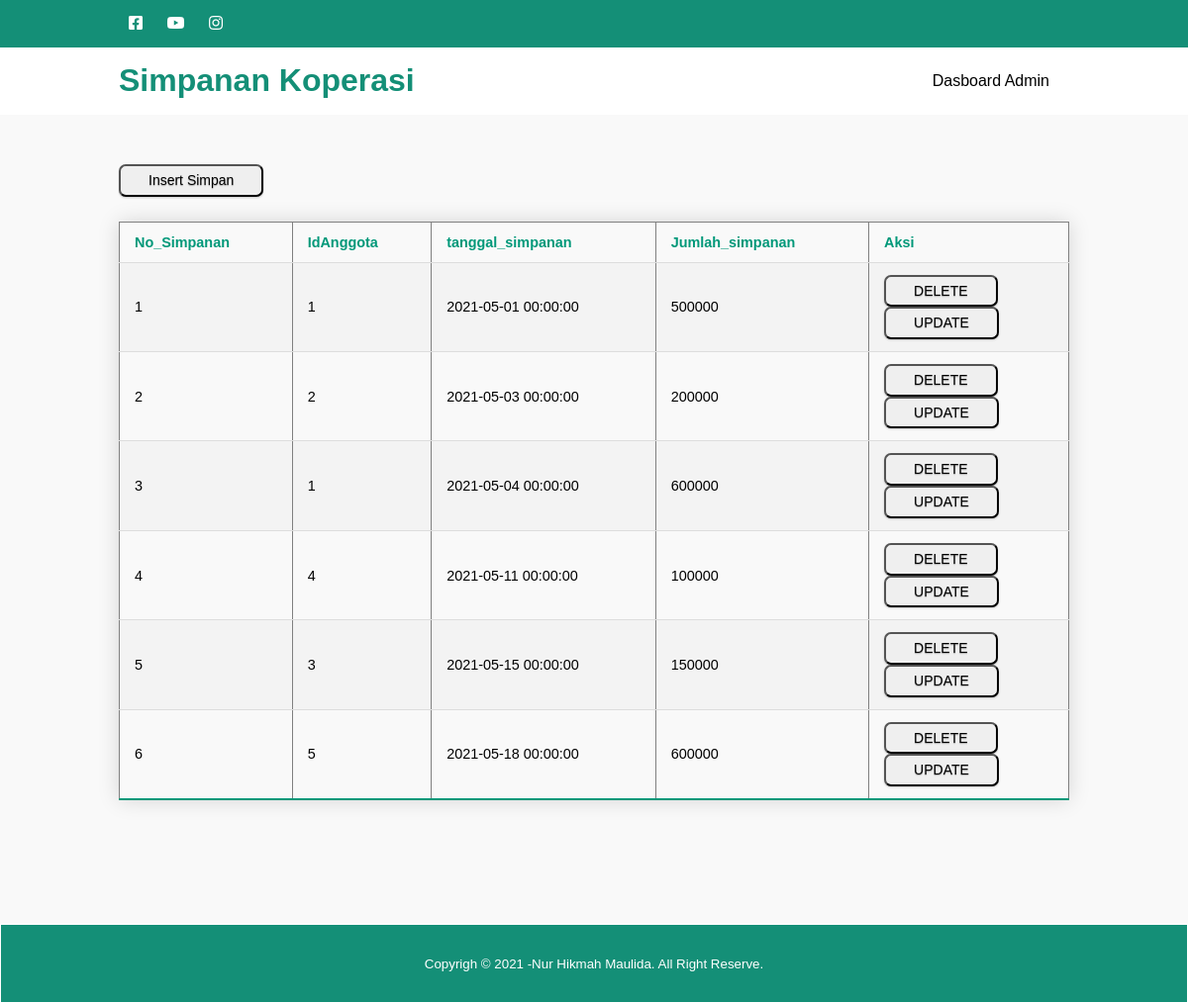
Page /Admin/Simpanan.php on the committed database.
### tables this page shows
CREATE TABLE `simpanan` (
  `No_Simpanan` int(11) NOT NULL,
  `IdAnggota` int(11) NOT NULL,
  `tanggal_simpanan` datetime NOT NULL,
  `Jumlah_simpanan` int(11) NOT NULL
);

### server.php (called while the page is built, shortened)
<?php
$servername = "localhost";
$database = "sistem_koperasi";
$username = "root";
$password = "";
$conn = mysqli_connect($servername, $username, $password, $database);
function show($query){
    global $conn;
    $result = mysqli_query($conn, $query);
    $rows = [];
    while( $row = mysqli_fetch_assoc($result) ){
        $rows[] = $row;
    }
    return $rows;
}

### Admin/Simpanan.php (the view, shortened to what this page needs)
<?php
require("../server.php");
$data = show("SELECT * FROM simpanan");
?>
<!DOCTYPE html>
<html lang="en">
<head>
    <link rel="stylesheet" type="text/css" href="../css/style.css">
    <link rel="stylesheet" href="https://cdnjs.cloudflare.com/ajax/libs/font-awesome/5.15.3/css/all.min.css">
</head>
<body>
    <div class="medsos">
        <div class="container">
            <ul>
                <li><a href=""><i class="fab fa-facebook-square"></i></a> </li>
                <li><a href=""><i class="fab fa-youtube"></i></a> </li>
                <li><a href=""><i class="fab fa-instagram"></i></a> </li>
            </ul>
        </div>
    </div>
    <header>
        <div class="container">
            <h1><a href="../Index.html">Simpanan Koperasi</a> </h1>
            <ul>
                <li><a href="../Home_admin.php">Dasboard Admin</a> </li>
            </ul>
        </div>
    </header>
    <section id="Visi">
        <div class="container">
            <form action="insert_Simpanan.php">
        <button class="button">Insert Simpan</button>
    </form>
    <table class="styled-table" border="1">
        <tr class="active-row">
            <td>No_Simpanan</td>
            <td>IdAnggota</td>
            <td>tanggal_simpanan</td>
            <td>Jumlah_simpanan</td>
            <td>Aksi</td>
        </tr>
        <?php
        foreach ($data as $d) {
        ?>
            <tr >
                <td><?php echo $d["No_Simpanan"]; ?></td>
                <td><?php echo $d["IdAnggota"]; ?></td>
                <td><?php echo $d["tanggal_simpanan"]; ?></td>
                <td><?php echo $d["Jumlah_simpanan"]; ?></td>
                <td>
                    <form action="" method="GET">
                        <button class="button" type="submit" name="delete_Simpanan" value=<?php echo $d["No_Simpanan"]; ?>>DELETE</button>
                    </form>
                    <form action="update_Simpanan.php" method="GET">
                        <button class="button" type="submit" name="UpdateSimpanan" value=<?php echo $d["No_Simpanan"]; ?>>UPDATE</button>
                    </form>
                </td>
            </tr>
        <?php
        }
        ?>
    </table>
            </div>
    </section>
  <footer>
    <div class="container">
        <small>Copyrigh &copy; 2021 -Nur Hikmah Maulida. All Right Reserve.</small>
    </div>
  </footer>
</body>
</html>

### css/style.css (style rules this page uses)
* { padding : 0; margin : 0; font-family: sans-serif; }
a { color: inherit; text-decoration : none; }
.medsos { padding : 5px 0; background-color : #148F77; }
.medsos ul li { display : inline-block; color : #fff; margin : 10px; }
.container { width :80%; margin : 0 auto; }
.container:after { content:''; display: block; clear: both; }
header h1 { float : left; padding : 15px 0; color : #148F77; }
header ul { float : right; }
header ul li { display: inline-block; }
header ul li a { padding:25px 20px; display: inline-block; }
section { padding: 50px 0; }
#Visi { padding-bottom: 100px; background-color: #f9f9f9; }
footer { border: 1px solid; padding:30px 0; background-color: #148F77; color: #fff; text-align: center; }
.styled-table { border-collapse: collapse; margin: 25px 0; font-size: 0.9em; font-family: sans-serif; min-width: 100%; box-shadow: 0 0 20px rgba(0, 0, 0, 0.15); }
.styled-table th, .styled-table td { padding: 12px 15px; }
.styled-table tbody tr { border-bottom: 1px solid #dddddd; }
.styled-table tbody tr:nth-of-type(even) { background-color: #f3f3f3; }
.styled-table tbody tr:last-of-type { border-bottom: 2px solid #009879; }
.styled-table tbody tr.active-row { font-weight: bold; color: #009879; }
.button { display: inline-block; outline: none; cursor: pointer; text-align: center; text-decoration: none; font: 14px/100% Arial, Helvetica, sans-serif; padding: .5em 2em .55em; text-shadow: 0 1px 1px rgba(0,0,0,.3); -webkit-border-radius: .5em; -moz-border-radius: .5em; border-radius: .5em; -webkit-box-shadow: 0 1px 2px rgba(0,0,0,.2); -moz-box-shadow: 0 1px 2px rgba(0,0,0,.2); box-shadow: 0 1px 2px rgba(0,0,0,.2); }

### rows in the picture
simpanan: No_Simpanan "1", IdAnggota "1", tanggal_simpanan "2021-05-01 00:00:00", Jumlah_simpanan "500000"
simpanan: No_Simpanan "2", IdAnggota "2", tanggal_simpanan "2021-05-03 00:00:00", Jumlah_simpanan "200000"
simpanan: No_Simpanan "3", IdAnggota "1", tanggal_simpanan "2021-05-04 00:00:00", Jumlah_simpanan "600000"
simpanan: No_Simpanan "4", IdAnggota "4", tanggal_simpanan "2021-05-11 00:00:00", Jumlah_simpanan "100000"
simpanan: No_Simpanan "5", IdAnggota "3", tanggal_simpanan "2021-05-15 00:00:00", Jumlah_simpanan "150000"
simpanan: No_Simpanan "6", IdAnggota "5", tanggal_simpanan "2021-05-18 00:00:00", Jumlah_simpanan "600000"
